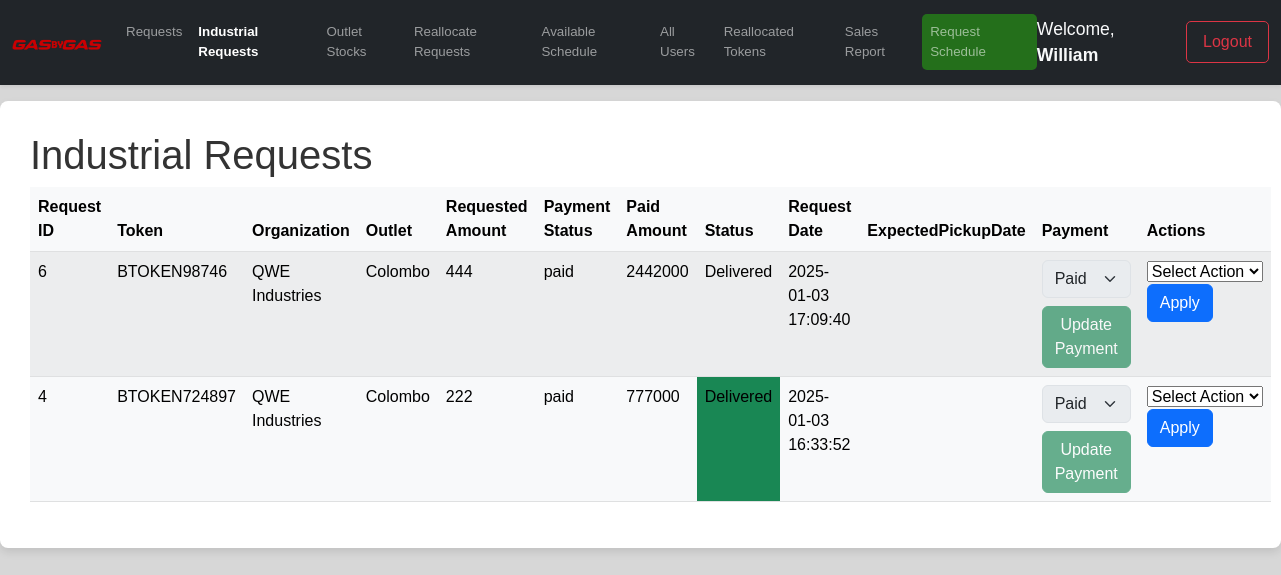
Screenshot of /outlet/outlet-dashboard.php?page=industrial-requests (signed in) with the database file from the repository.
### tables this page shows
CREATE TABLE `users` (
  `UserID` int(11) NOT NULL,
  `FullName` varchar(100) NOT NULL,
  `outletID` int(10) NOT NULL DEFAULT 0,
  `Email` varchar(100) NOT NULL DEFAULT 'No Email',
  `PhoneNumber` varchar(15) NOT NULL,
  `NIC` varchar(12) NOT NULL,
  `RegOutlet` varchar(30) NOT NULL,
  `PasswordHash` varchar(255) NOT NULL,
  `Role` enum('consumer','outlet_manager','dispatch_office','physical_consumer') DEFAULT 'consumer',
  `CreatedAt` timestamp NOT NULL DEFAULT current_timestamp()
);

CREATE TABLE `industrialrequests` (
  `IndustrialRequestID` int(11) NOT NULL,
  `OrganizationID` int(11) NOT NULL,
  `OutletID` int(11) NOT NULL,
  `RequestDate` timestamp NOT NULL DEFAULT current_timestamp(),
  `ExpectedPickupDate` date DEFAULT NULL,
  `PaymentStatus` varchar(10) NOT NULL DEFAULT 'Unpaid',
  `PaymentAmount` varchar(100) NOT NULL,
  `Status` enum('pending','completed','confirmed','Delivered','cancelled') DEFAULT 'pending',
  `RequestedAmount` int(11) NOT NULL,
  `GasType` varchar(100) NOT NULL,
  `Token` varchar(100) NOT NULL
);

CREATE TABLE `organizations` (
  `OrganizationID` int(11) NOT NULL,
  `Name` varchar(100) NOT NULL,
  `Certification` varchar(255) DEFAULT NULL,
  `ContactPerson` varchar(100) DEFAULT NULL,
  `ContactNumber` varchar(15) DEFAULT NULL,
  `Email` varchar(100) NOT NULL,
  `password` varchar(255) NOT NULL,
  `RegistrationDate` timestamp NOT NULL DEFAULT current_timestamp()
);

CREATE TABLE `outlets` (
  `OutletID` int(11) NOT NULL,
  `OutletName` varchar(100) NOT NULL,
  `Location` varchar(255) NOT NULL,
  `Email` varchar(255) NOT NULL,
  `ContactNumber` varchar(15) DEFAULT NULL,
  `22.5` int(255) NOT NULL,
  `12.5` int(255) NOT NULL,
  `5` int(255) NOT NULL,
  `2.3` int(255) NOT NULL,
  `LastRestocked` timestamp NOT NULL DEFAULT current_timestamp()
);

### outlet/industrial-requests.php (the view, shortened to what this page needs)
<?php
$userID = $_SESSION['userID'];
$outletID = null;
$stmt = $conn->prepare("SELECT outletID FROM users WHERE UserID = ?");
$stmt->bind_param("i", $userID);
$stmt->execute();
$stmt->bind_result($outletID);
$query = "SELECT r.IndustrialRequestID, r.RequestedAmount, r.PaymentStatus, r.PaymentAmount, r.Token, r.Status, r.RequestDate, r.ExpectedPickupDate,
                 o.OutletName, org.Name AS OrganizationName
          FROM industrialrequests r
          JOIN outlets o ON r.OutletID = o.OutletID
          JOIN organizations org ON r.OrganizationID = org.OrganizationID
          WHERE r.OutletID = ?
          ORDER BY r.RequestDate DESC";
$stmt = $conn->prepare($query);
$stmt->bind_param("i", $outletID);
$stmt->execute();
$result = $stmt->get_result();
?>
<h1>Industrial Requests</h1>
<?php if ($result->num_rows > 0): ?>
    <table class="table table-light table-striped">
        <thead>
            <tr>
                <th>Request ID</th>
                <th>Token</th>
                <th>Organization</th>
                <th>Outlet</th>
                <th>Requested Amount</th>
                <th>Payment Status</th>
                <th>Paid Amount</th>
                <th>Status</th>
                <th>Request Date</th>
                <th>ExpectedPickupDate</th>
                <th>Payment</th>
                <th>Actions</th>
            </tr>
        </thead>
        <tbody>
            <?php while ($row = $result->fetch_assoc()): ?>
                <tr>
                    <td><?= htmlspecialchars($row['IndustrialRequestID']) ?></td>
                    <td><?= htmlspecialchars($row['Token']) ?></td>
                    <td><?= htmlspecialchars($row['OrganizationName']) ?></td>
                    <td><?= htmlspecialchars($row['OutletName']) ?></td>
                    <td><?= htmlspecialchars($row['RequestedAmount']) ?></td>
                    <td><?= htmlspecialchars($row['PaymentStatus']) ?></td>
                    <td><?= ($row['PaymentAmount'] == '') ? 'Not Paid Yet' : '' ?><?= htmlspecialchars($row['PaymentAmount']) ?></td>
                    <td class="status <?= ($row['Status'] == 'Delivered') ? 'bg-success' : '' ?> <?= strtolower($row['Status']) ?>"><?= htmlspecialchars($row['Status']) ?></td>
                    <td><?= htmlspecialchars($row['RequestDate']) ?></td>
                    <td><?= htmlspecialchars($row['ExpectedPickupDate']) ?></td>
                    <td>
                        <form class="payment-status-form" action="backend/process-industrial-request.php" method="POST" style="display:inline;">
                            <select name="paymentStatus" class="form-select" required <?= ($row['PaymentStatus'] === 'paid') ? 'disabled' : '' ?>>
                                <option value="paid" <?= ($row['PaymentStatus'] === 'paid') ? 'selected' : '' ?>>Paid</option>
                            </select>
                            <button type="submit" class="btn btn-success mt-2" <?= ($row['PaymentStatus'] === 'paid') ? 'disabled' : '' ?>>Update Payment</button>
                        </form>
                    </td>
                    <td>
                        <form class="request-form" action="backend/process-industrial-request.php" method="POST" style="display:inline;">
                            <select name="action" required>
                                <option value="">Select Action</option>
                            </select>
                            <button type="submit" class="btn btn-primary">Apply</button>
                        </form>
                    </td>
                </tr>
            <?php endwhile; ?>
        </tbody>
    </table>
<?php else: ?>
    <div class="alert alert-info">No industrial requests found for your outlet.</div>
<?php endif; ?>

### outlet/outlet-dashboard.php (shortened to what this page needs)
<?php
require '../db.php';
$userID = $_SESSION['userID'];
$stmt = $conn->prepare("SELECT FullName FROM users WHERE UserID = ?");
$stmt->bind_param("i", $userID);
$stmt->execute();
$stmt->bind_result($fullName);
?>
<!DOCTYPE html>
<html lang="en">
<head>
    <link href="https://cdn.jsdelivr.net/npm/bootstrap@5.3.0-alpha1/dist/css/bootstrap.min.css" rel="stylesheet">
    <link href="https://cdnjs.cloudflare.com/ajax/libs/select2/4.0.13/css/select2.min.css" rel="stylesheet" />
</head>
<body style="background: hsla(240, 2%, 12%, 0.178);">
<nav class="navbar navbar-expand-lg navbar-dark bg-dark sticky-top shadow-sm">
    <div class="container-fluid">
        <a class="navbar-brand" href="template.php">
            <img src="../assets/logo.png" alt="Brand Logo" class="navbar-logo">
        </a>
        <div class="collapse navbar-collapse" id="navbarNav">
            <?php $page = $_GET['page'] ?? 'requests'; ?>
            <ul class="navbar-nav me-auto mb-2 mb-lg-0">
                <li class="nav-item">
                    <a class="nav-link <?= $page === 'requests' ? 'active' : '' ?>" href="outlet-dashboard.php?page=requests">Requests</a>
                </li>
                <li class="nav-item">
                    <a class="nav-link <?= $page === 'industrial-requests' ? 'active' : '' ?>" href="outlet-dashboard.php?page=industrial-requests">Industrial Requests</a>
                </li>
                <li class="nav-item">
                    <a class="nav-link <?= $page === 'outlet-stocks' ? 'active' : '' ?>" href="outlet-dashboard.php?page=outlet-stocks">Outlet Stocks</a>
                </li>
                <li class="nav-item">
                    <a class="nav-link <?= $page === 'reallocate' ? 'active' : '' ?>" href="outlet-dashboard.php?page=reallocate">Reallocate Requests</a>
                </li>
                <li class="nav-item">
                    <a class="nav-link <?= $page === 'available-schedule' ? 'active' : '' ?>" href="outlet-dashboard.php?page=available-schedule">Available Schedule</a>
                </li>
                <li class="nav-item">
                    <a class="nav-link <?= $page === 'users' ? 'active' : '' ?>" href="outlet-dashboard.php?page=users">All Users</a>
                </li>
                <li class="nav-item">
                    <a class="nav-link <?= $page === 'r-token' ? 'active' : '' ?>" href="outlet-dashboard.php?page=r-token">Reallocated Tokens</a>
                </li>
                <li class="nav-item">
                    <a class="nav-link <?= $page === 'report' ? 'active' : '' ?>" href="outlet-dashboard.php?page=report">Sales Report</a>
                </li>
                <li class="nav-item">
                    <a class="nav-link main <?= $page === 'schedule' ? 'active' : '' ?>" href="outlet-dashboard.php?page=schedule">Request Schedule</a>
                </li>
            </ul>
            <span class="navbar-text me-3 text-light">
                Welcome, <span class="fw-bold"><?= htmlspecialchars($fullName); ?></span>
            </span>
            <a href="../logout.php" class="btn btn-outline-danger">Logout</a>
        </div>
    </div>
</nav>
    <div class="container d-flex flex-column mb-2 mt-3">
        <?php
        $allowed_pages = ['requests', 'outlet-stocks', 'reallocate', 'industrial-requests', 'schedule', 'available-schedule', 'users','r-token','report','profile'];
        if (in_array($page, $allowed_pages)) {
            include "$page.php";
        } else {
            include 'requests.php';
        }
        ?>
    </div>
</body>
</html>

### outlet/outlet-dashboard.php (style rules this page uses)
body { font-family: 'Poppins', sans-serif; background-color: #f4f7fa; color: #333; padding-bottom: 20px; }
.container { max-width: 1700px; background-color: #fff; border-radius: 8px; padding: 30px; box-shadow: 0 4px 8px rgba(0, 0, 0, 0.1); }
.navbar-logo { width: 120px; height: auto; }
.navbar-nav .nav-link { transition: all 0.3s ease; }
.main { transition: all 0.3s ease; background-color: rgba(43, 255, 0, 0.34) !important; border-radius: 5px; }
.navbar-nav .nav-link.active { color:rgb(255, 255, 255); font-weight: 600; border-radius: 5px; }
.navbar-text { font-size: 1.1rem; }
.btn-outline-danger { border-radius: 5px; padding: 8px 16px; }
.navbar-collapse { justify-content: flex-end; }
@media (max-width: 1650px) { .navbar-logo { width: 90px; } }
@media (max-width: 1650px) { .nav-link { font-size: smaller; } }

### rows the page displays
users: FullName "William"
industrialrequests: IndustrialRequestID "6", Token "BTOKEN98746", OrganizationID.Name "QWE Industries", OutletID.OutletName "Colombo", RequestedAmount "444", PaymentStatus "paid", PaymentAmount "2442000", Status "Delivered", RequestDate "2025-01-03 17:09:40", paymentStatus "Paid"
industrialrequests: IndustrialRequestID "4", Token "BTOKEN724897", OrganizationID.Name "QWE Industries", OutletID.OutletName "Colombo", RequestedAmount "222", PaymentStatus "paid", PaymentAmount "777000", Status "Delivered", RequestDate "2025-01-03 16:33:52", paymentStatus "Paid"
